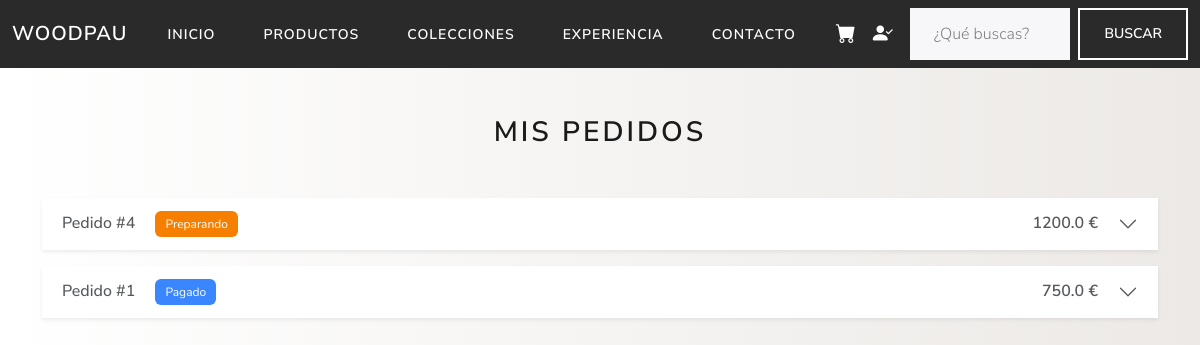
/pedidos (signed in), run on the app's committed database.
### models.py (models this page shows, shortened)
class Pedido(Base):
    __tablename__ = "pedidos"
    __table_args__ = {
        "sqlite_autoincrement": True,
        "comment": "Pedido usuario con uno o varios productos"
    }
    id_pedido: Mapped[int] = mapped_column(Integer, primary_key=True)
    total: Mapped[float] = mapped_column(Float, nullable=False)
    estado: Mapped[str] = mapped_column(String(20), default="pagado")
    fecha: Mapped[datetime] = mapped_column(DateTime, default=datetime.utcnow)
    usuario_id: Mapped[int] = mapped_column(Integer, ForeignKey("usuarios.id_usuario"), nullable=False)
    direccion_id: Mapped[int] = mapped_column(ForeignKey("direcciones.id_direccion"), nullable=False)
    usuario: Mapped["Usuario"] = relationship("Usuario", back_populates="pedidos")
    lineas: Mapped[list["LineaPedido"]] = relationship("LineaPedido", back_populates="pedido", cascade="all, delete-orphan")
    direccion: Mapped["Direccion"] = relationship("Direccion")

### main.py (the view)
@app.route("/pedidos")
def pedidos():
    if "usuario_id" not in session:
        return redirect(url_for("login"))
    db = SessionLocal()
    pedidos = (
        db.query(Pedido)
        .filter(Pedido.usuario_id == session["usuario_id"])
        .order_by(Pedido.fecha.desc())
        .all()
    )
    return render_template("pedidos.html", pedidos=pedidos)

### main.py (called while the page is built)
def obtener_usuario_por_id(user_id):
    return db.get(Usuario, user_id)

@app.context_processor
def inject_usuario():
    usuario = None
    user_id = session.get("usuario_id")
    if user_id:
        usuario = obtener_usuario_por_id(user_id)
    return dict(usuario=usuario)

@app.context_processor
def inject_carrito():
    carrito = session.get("carrito", {})
    total_items = sum(
        item["cantidad"] for item in carrito.values()
    )
    return dict(carrito_items=total_items)

### templates/pedidos.html (shortened to what this page needs)
{% extends "base.html" %}
{% block content %}
<div class="container py-5 pedidos-page">
    <h2 class="mb-5 text-center">
        Mis pedidos
    </h2>
    {% if pedidos %}
        <div class="accordion" id="pedidosAccordion">
            {% for pedido in pedidos %}
            <div class="accordion-item mb-3 border-0 shadow-sm">
                <h2 class="accordion-header">
                    <button
                        class="accordion-button collapsed"
                        type="button"
                        data-bs-toggle="collapse"
                        data-bs-target="#pedido{{ pedido.id_pedido }}"
                    >
                        <div class="d-flex align-items-center w-100">
                            <div>
                                <span class="fw-semibold">
                                    Pedido #{{ pedido.id_pedido }}
                                </span>
                                <span class="estado-badge estado-{{ pedido.estado }} ms-3">
                                    {{ pedido.estado }}
                                </span>
                            </div>
                            <div class="pedido-total ms-auto">
                                {{ pedido.total }} €
                            </div>
                        </div>
                    </button>
                </h2>
            </div>
            {% endfor %}
        </div>
    {% else %}
        <div class="text-center text-muted">
            Aún no has realizado ningún pedido.
        </div>
    {% endif %}
</div>
{% endblock %}

### static/main.css (style rules this page uses)
body { background: #ECE9E6; background: -webkit-linear-gradient(to right, #FFFFFF, #ECE9E6); background: linear-gradient(to right, #FFFFFF, #ECE9E6); }
.pedidos-page .pedido-total { font-weight: 600; margin-right: 20px; }
.pedidos-page .estado-badge { font-size: 12px; padding: 5px 10px; border-radius: 6px; text-transform: capitalize; }
.pedidos-page .estado-pagado { background: #3a86ff; color: white; }
.pedidos-page .estado-preparando { background: #f77f00; color: white; }

### data on the page
Pedido: id_pedido "4", estado "Preparando", total "1200.0"
Pedido: id_pedido "1", estado "Pagado", total "750.0"
